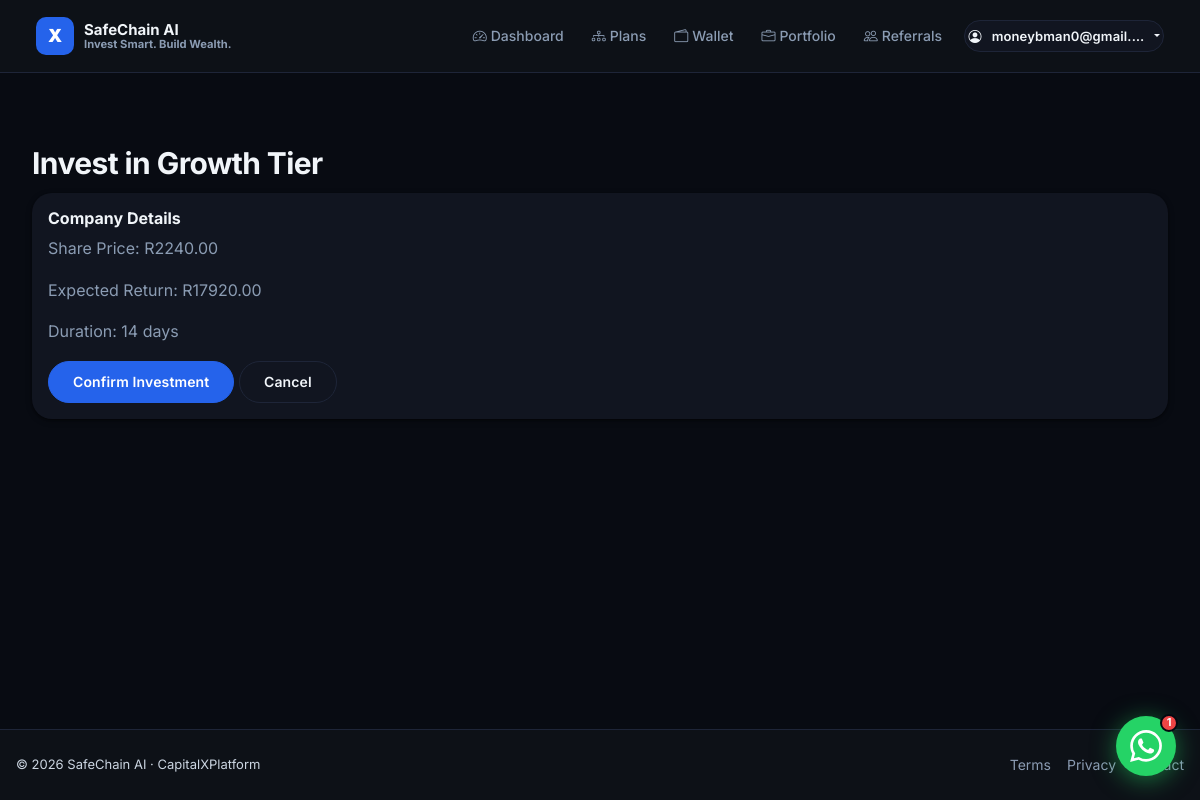
The app's page /invest/8/ (signed in) with its own data.
### core/models.py (models this page shows, shortened)
class CustomUser(AbstractUser):
    email = models.EmailField(unique=True)
    phone = models.CharField(max_length=15, blank=True)
    profile_picture = models.ImageField(upload_to='profile_pictures/', null=True, blank=True)
    auto_reinvest = models.BooleanField(default=False)
    total_invested = models.DecimalField(max_digits=12, decimal_places=2, default=0)
    level = models.IntegerField(default=1)
    last_ip = models.GenericIPAddressField(null=True, blank=True)
    has_claimed_bonus = models.BooleanField(default=False)
    bot_secret = models.CharField(max_length=100, blank=True, null=True)
    is_email_verified = models.BooleanField(default=False)
    email_verification_token = models.CharField(max_length=100, blank=True, null=True)
    email_verification_sent_at = models.DateTimeField(blank=True, null=True)
    referral_code = models.CharField(max_length=12, unique=True, blank=True, null=True)
    admin_role = models.CharField(
        max_length=50,
        blank=True,
        null=True,
        choices=[
            ('', 'No Admin Role'),
            ('super_admin', 'Super Admin'),
            ('finance_admin', 'Finance Admin'),
            ('user_admin', 'User Admin'),
            ('marketing_admin', 'Marketing Admin'),
            ('content_admin', 'Content Admin'),
        ],
        help_text="Role-based access control for admin dashboard sections"
    )
    USERNAME_FIELD = 'email'
    REQUIRED_FIELDS = ['username']

class Company(models.Model):
    name = models.CharField(max_length=100)
    share_price = models.DecimalField(max_digits=12, decimal_places=2)
    expected_return = models.DecimalField(max_digits=12, decimal_places=2)
    duration_days = models.IntegerField()
    min_level = models.IntegerField(default=1)
    created_at = models.DateTimeField(auto_now_add=True)
    updated_at = models.DateTimeField(auto_now=True)
    logo = models.ImageField(upload_to='company_logos/', null=True, blank=True)
    description = models.TextField(blank=True)

### core/views.py (the view, shortened to what this page needs)
# urls.py: path('invest/<int:company_id>/', views.invest_view, name='invest'),
@login_required
def invest_view(request, company_id):
    try:
        user = request.user
        company = Company.objects.get(id=company_id)
        if user.level < company.min_level:
            messages.error(request, f'You need to be level {company.min_level} to invest in this company.')
            return redirect('tiers')
        wallet, created = Wallet.objects.get_or_create(user=user)
        if wallet.balance < company.share_price:
            messages.error(request, 'Insufficient balance. Please make a deposit first.')
            return redirect('tiers')
        existing_investment = Investment.objects.filter(
            user=user,
            company=company,
            is_active=True
        ).first()
        if existing_investment:
            messages.error(request, f'You already have an active investment in {company.name}.')
            return redirect('tiers')
        return render(request, 'core/invest.html', {'company': company})
    except Company.DoesNotExist:
        messages.error(request, 'Invalid investment tier.')
        return redirect('tiers')
    except Exception as e:
        logger.error(f"Unexpected error in invest_view for user {request.user.email}: {e}", exc_info=True)
        messages.error(request, f'An unexpected error occurred: {str(e)}')
        return redirect('tiers')

### core/templates/core/invest.html (shortened to what this page needs)
{% extends 'base.html' %}
{% load static %}
{% block content %}
<div class="container mt-5">
    <h2>Invest in {{ company.name }}</h2>
    <div class="card">
        <div class="card-body">
            <h5 class="card-title">Company Details</h5>
            <p class="card-text">Share Price: R{{ company.share_price }}</p>
            <p class="card-text">Expected Return: R{{ company.expected_return }}</p>
            <p class="card-text">Duration: {{ company.duration_days }} days</p>
            <form method="post">
                <button type="submit" class="btn btn-primary">Confirm Investment</button>
                <a href="{% url 'tiers' %}" class="btn btn-secondary">Cancel</a>
            </form>
        </div>
    </div>
</div>
{% endblock %}

### core/templates/base.html (shortened to what this page needs)
{% load static %}
<!DOCTYPE html>
<html lang="en">
<head>
    <link href="https://cdn.jsdelivr.net/npm/bootstrap@5.3.0/dist/css/bootstrap.min.css" rel="stylesheet">
    <link href="https://cdn.jsdelivr.net/npm/bootstrap-icons@1.11.0/font/bootstrap-icons.css" rel="stylesheet">
    <link href="{% static 'css/main.css' %}" rel="stylesheet">
</head>
<body>
    {% block navbar %}
    <nav class="navbar navbar-expand-lg" style="position:sticky;top:0;z-index:1030;">
        <div class="container-fluid px-3">
            <a class="navbar-brand" href="{% url 'home' %}">
                <div class="cx-logo-box">X</div>
                <div style="line-height:1.15;">
                    <div style="font-size:.9375rem;font-weight:700;color:#f1f5f9;">SafeChain AI</div>
                    <div style="font-size:.7rem;color:#8b9cb3;">Invest Smart. Build Wealth.</div>
                </div>
            </a>
            <div class="collapse navbar-collapse" id="navbarNav">
                <ul class="navbar-nav ms-auto mb-2 mb-lg-0 align-items-lg-center">
                    {% if user.is_authenticated %}
                        <li class="nav-item"><a class="nav-link" href="{% url 'dashboard' %}"><i class="bi bi-speedometer2 me-1"></i>Dashboard</a></li>
                        <li class="nav-item"><a class="nav-link" href="{% url 'investment_plans' %}"><i class="bi bi-diagram-3 me-1"></i>Plans</a></li>
                        <li class="nav-item"><a class="nav-link" href="{% url 'wallet' %}"><i class="bi bi-wallet2 me-1"></i>Wallet</a></li>
                        <li class="nav-item"><a class="nav-link" href="{% url 'portfolio' %}"><i class="bi bi-briefcase me-1"></i>Portfolio</a></li>
                        <li class="nav-item"><a class="nav-link" href="{% url 'referral' %}"><i class="bi bi-people me-1"></i>Referrals</a></li>
                        <li class="nav-item ms-lg-2">
                            <div class="dropdown">
                                <button class="btn btn-secondary btn-sm dropdown-toggle" type="button" data-bs-toggle="dropdown" style="max-width:200px;overflow:hidden;text-overflow:ellipsis;white-space:nowrap;">
                                    <i class="bi bi-person-circle me-1"></i>
                                    <span class="d-none d-lg-inline">{{ user.email|truncatechars:18 }}</span>
                                </button>
                            </div>
                        </li>
                    {% else %}
                        <li class="nav-item ms-lg-2"><a href="{% url 'login' %}" class="btn btn-secondary btn-sm">Log in</a></li>
                        <li class="nav-item ms-lg-1"><a href="{% url 'register' %}" class="btn btn-primary btn-sm">Register</a></li>
                    {% endif %}
                </ul>
            </div>
        </div>
    </nav>
    {% endblock navbar %}
    {% block main_content %}
    <main class="container py-4">
        {% block content %}{% endblock %}
    </main>
    {% endblock %}
    {% if not hide_base_footer %}
    <footer class="footer">
        <div class="container">
            <div class="d-flex flex-wrap justify-content-between align-items-center gap-3">
                <p class="mb-0" style="font-size:.8125rem;">&copy; {% now "Y" %} SafeChain AI &middot; CapitalXPlatform</p>
                <div class="d-flex gap-3">
                    <a href="{% url 'terms' %}">Terms</a>
                    <a href="{% url 'privacy' %}">Privacy</a>
                    <a href="{% url 'contact' %}">Contact</a>
                </div>
            </div>
        </div>
    </footer>
    {% endif %}
<button class="cx-chat-fab" id="cx-chat-fab" aria-label="Open support chat">
  <span class="cx-chat-badge" id="cx-chat-badge">1</span>
  <span class="cx-fab-icon">
  </span>
</button>
</body>
</html>

### static/css/main.css (style rules this page uses)
:root { --cx-bg: #080b12; --cx-bg-2: #0d1117; --cx-card: #111520; --cx-card-border: #1e2538; --cx-card-hover: #161c2d; --cx-blue: #2563eb; --cx-blue-light: #3b82f6; --cx-blue-hover: #1d4ed8; --cx-green: #10b981; --cx-green-dim: rgba(16,185,129,.15); --cx-blue-dim: rgba(37,99,235,.15); --cx-red: #ef4444; --cx-yellow: #f59e0b; --cx-text: #f1f5f9; --cx-text-2: #cbd5e1; --cx-muted: #8b9cb3; --cx-border: #1e2538; --r-sm: 8px; --r-md: 12px; --r-lg: 16px; --r-xl: 20px; --r-full:9999px; --t: 150ms cubic-bezier(.4,0,.2,1); }
*, *::before, *::after { box-sizing: border-box; margin: 0; padding: 0; }
html { font-size: 16px; scroll-behavior: smooth; }
body { font-family: 'Inter', -apple-system, BlinkMacSystemFont, 'Segoe UI', sans-serif; background: var(--cx-bg); color: var(--cx-text); line-height: 1.6; -webkit-font-smoothing: antialiased; min-height: 100vh; display: flex; flex-direction: column; overflow-x: hidden; }
h1,h2,h3,h4,h5,h6 { font-weight: 700; line-height: 1.2; color: var(--cx-text); margin-bottom: .75rem; overflow-wrap: break-word; word-break: break-word; }
h2 { font-size: clamp(1.375rem,3vw,1.875rem); letter-spacing: -.02em; }
h5 { font-size: 1rem; }
p { color: var(--cx-text-2); margin-bottom: 1rem; }
a { color: var(--cx-blue-light); text-decoration: none; transition: color var(--t); }
.container, .container-fluid { width: 100%; max-width: 1200px; margin: 0 auto; padding: 0 1rem; }
main { flex: 1; padding: 1.5rem 0; }
.navbar { background: var(--cx-bg-2) !important; border-bottom: 1px solid var(--cx-card-border) !important; padding: .75rem 1.25rem !important; }
.navbar-brand { display: flex !important; align-items: center !important; gap: .625rem !important; font-weight: 700 !important; font-size: 1rem !important; color: var(--cx-text) !important; }
.cx-logo-box { width: 38px; height: 38px; background: var(--cx-blue); border-radius: 10px; display: flex; align-items: center; justify-content: center; font-size: 18px; font-weight: 900; color: #fff; flex-shrink: 0; }
.navbar-nav .nav-link { color: var(--cx-muted) !important; font-size: .875rem; font-weight: 500; padding: .5rem .875rem !important; border-radius: var(--r-full); transition: all var(--t); }
.navbar-collapse { background: var(--cx-bg-2); }
.btn { display: inline-flex !important; align-items: center !important; justify-content: center !important; gap: .375rem !important; font-weight: 600 !important; font-size: .875rem !important; border-radius: 100px !important; padding: .625rem 1.5rem !important; transition: all var(--t) !important; cursor: pointer !important; line-height: 1.4 !important; white-space: nowrap !important; letter-spacing: .01em !important; overflow: hidden !important; position: relative !important; }
.btn-primary { background: var(--cx-blue) !important; border-color: var(--cx-blue) !important; color: #fff !important; }
.btn-secondary { background: var(--cx-card) !important; border-color: var(--cx-card-border) !important; color: var(--cx-text) !important; }
.btn-sm { padding: .375rem .875rem !important; font-size: .8125rem !important; }
.card { background: var(--cx-card) !important; border: none !important; border-radius: var(--r-xl) !important; color: var(--cx-text) !important; box-shadow: 0 1px 2px rgba(0,0,0,.4), 0 2px 6px rgba(0,0,0,.3) !important; }
.card-body { color: var(--cx-text-2); }
.card-title { color: var(--cx-text) !important; font-weight: 700; }
.card-text { color: var(--cx-muted) !important; }
.footer, footer { background: var(--cx-bg-2) !important; border-top: 1px solid var(--cx-card-border) !important; color: var(--cx-muted) !important; padding: 1.5rem 0 !important; margin-top: auto !important; }
.footer a, footer a { color: var(--cx-muted) !important; font-size: .875rem; transition: color var(--t); }
html { overflow-x: hidden; }
.btn-sm { border-radius: 100px !important; }

### records on screen
CustomUser: email "moneybman0@gmail.…"
Company: name "Growth Tier", share_price "2240.00", expected_return "17920.00", duration_days "14"
